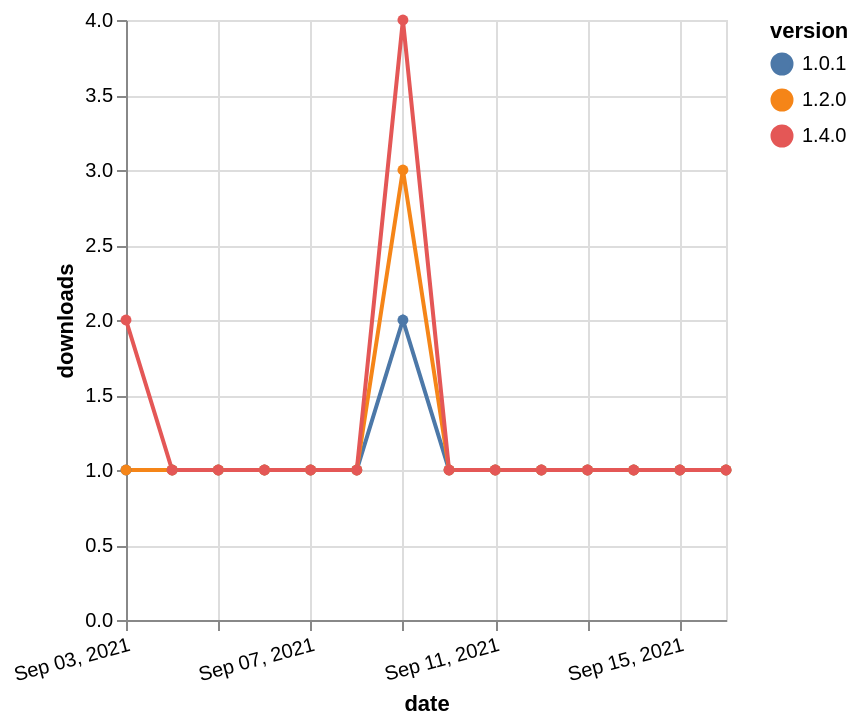

Write the Vega-Lite specification saved for this chart.
### Vega-Lite specification from a JSON file in a GitHub repository (floating-point values rounded to 4 significant figures)
{"$schema": "https://vega.github.io/schema/vega-lite/v5.json", "description": "A simple bar chart with embedded data.", "data": {"values": [{"date": "2021-09-03", "total": 173, "delta": 1, "version": "1.0.1"}, {"date": "2021-09-04", "total": 174, "delta": 1, "version": "1.0.1"}, {"date": "2021-09-05", "total": 175, "delta": 1, "version": "1.0.1"}, {"date": "2021-09-06", "total": 176, "delta": 1, "version": "1.0.1"}, {"date": "2021-09-07", "total": 177, "delta": 1, "version": "1.0.1"}, {"date": "2021-09-08", "total": 178, "delta": 1, "version": "1.0.1"}, {"date": "2021-09-09", "total": 180, "delta": 2, "version": "1.0.1"}, {"date": "2021-09-10", "total": 181, "delta": 1, "version": "1.0.1"}, {"date": "2021-09-11", "total": 182, "delta": 1, "version": "1.0.1"}, {"date": "2021-09-12", "total": 183, "delta": 1, "version": "1.0.1"}, {"date": "2021-09-13", "total": 184, "delta": 1, "version": "1.0.1"}, {"date": "2021-09-14", "total": 185, "delta": 1, "version": "1.0.1"}, {"date": "2021-09-15", "total": 186, "delta": 1, "version": "1.0.1"}, {"date": "2021-09-16", "total": 187, "delta": 1, "version": "1.0.1"}, {"date": "2021-09-03", "total": 201, "delta": 1, "version": "1.2.0"}, {"date": "2021-09-04", "total": 202, "delta": 1, "version": "1.2.0"}, {"date": "2021-09-05", "total": 203, "delta": 1, "version": "1.2.0"}, {"date": "2021-09-06", "total": 204, "delta": 1, "version": "1.2.0"}, {"date": "2021-09-07", "total": 205, "delta": 1, "version": "1.2.0"}, {"date": "2021-09-08", "total": 206, "delta": 1, "version": "1.2.0"}, {"date": "2021-09-09", "total": 209, "delta": 3, "version": "1.2.0"}, {"date": "2021-09-10", "total": 210, "delta": 1, "version": "1.2.0"}, {"date": "2021-09-11", "total": 211, "delta": 1, "version": "1.2.0"}, {"date": "2021-09-12", "total": 212, "delta": 1, "version": "1.2.0"}, {"date": "2021-09-13", "total": 213, "delta": 1, "version": "1.2.0"}, {"date": "2021-09-14", "total": 214, "delta": 1, "version": "1.2.0"}, {"date": "2021-09-15", "total": 215, "delta": 1, "version": "1.2.0"}, {"date": "2021-09-16", "total": 216, "delta": 1, "version": "1.2.0"}, {"date": "2021-09-03", "total": 125, "delta": 2, "version": "1.4.0"}, {"date": "2021-09-04", "total": 126, "delta": 1, "version": "1.4.0"}, {"date": "2021-09-05", "total": 127, "delta": 1, "version": "1.4.0"}, {"date": "2021-09-06", "total": 128, "delta": 1, "version": "1.4.0"}, {"date": "2021-09-07", "total": 129, "delta": 1, "version": "1.4.0"}, {"date": "2021-09-08", "total": 130, "delta": 1, "version": "1.4.0"}, {"date": "2021-09-09", "total": 134, "delta": 4, "version": "1.4.0"}, {"date": "2021-09-10", "total": 135, "delta": 1, "version": "1.4.0"}, {"date": "2021-09-11", "total": 136, "delta": 1, "version": "1.4.0"}, {"date": "2021-09-12", "total": 137, "delta": 1, "version": "1.4.0"}, {"date": "2021-09-13", "total": 138, "delta": 1, "version": "1.4.0"}, {"date": "2021-09-14", "total": 139, "delta": 1, "version": "1.4.0"}, {"date": "2021-09-15", "total": 140, "delta": 1, "version": "1.4.0"}, {"date": "2021-09-16", "total": 141, "delta": 1, "version": "1.4.0"}]}, "width": "container", "mark": {"type": "line", "point": {"filled": true}}, "encoding": {"x": {"field": "date", "type": "temporal", "timeUnit": "yearmonthdate", "title": "date", "axis": {"labelAngle": -15}}, "y": {"field": "delta", "type": "quantitative", "title": "downloads"}, "color": {"field": "version", "type": "nominal"}, "tooltip": {"field": "delta"}}}
